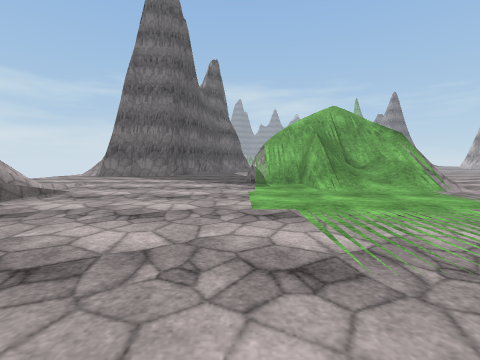
View 1 (above)

20 first-person views from a walk through a 3-D level made in the Unity game engine. The camera is 1.2 m above the floor, tilts 4° down and sees 85° across. The floor is counted in squares, 2 m on a side. Each view is taken from the middle of a square. On the plan, view 1 faces up. The plan holds only what a view shows up to about 9 squares ahead; the rest is blank. The place goes on beyond the plan. The player character is not drawn. Some surface patterns are stand-ins.

View 2
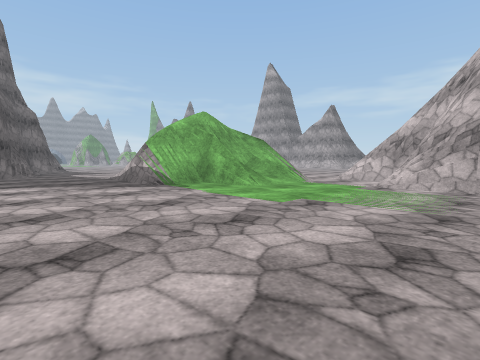

View 3
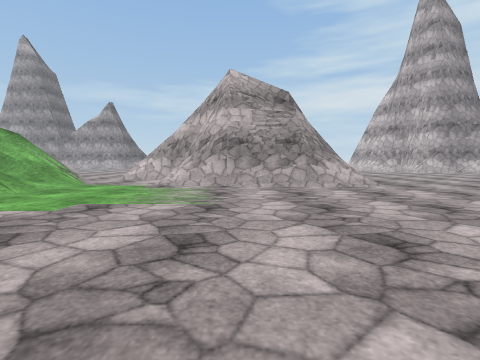

View 4
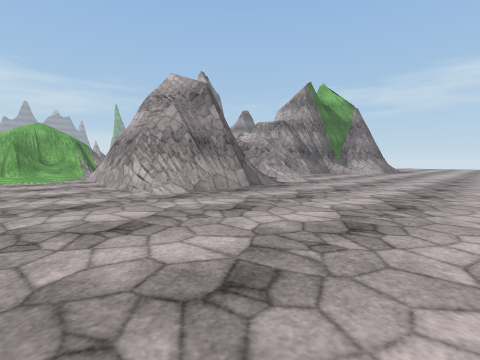

View 5
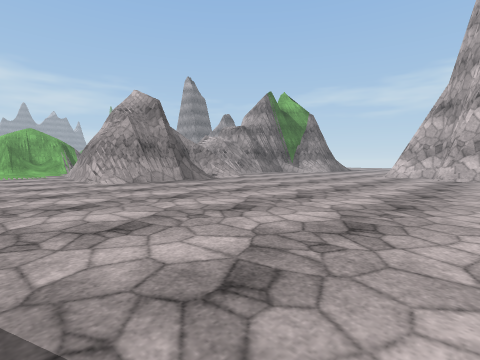

View 6
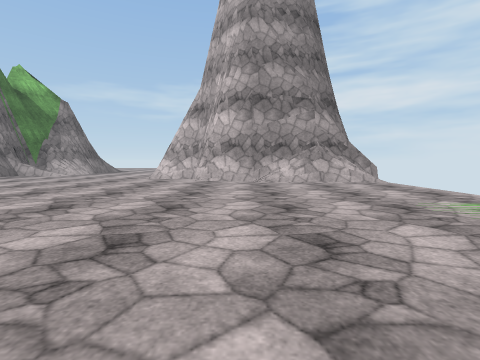

View 7
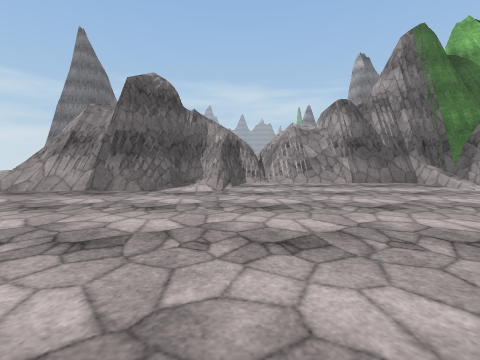

View 8
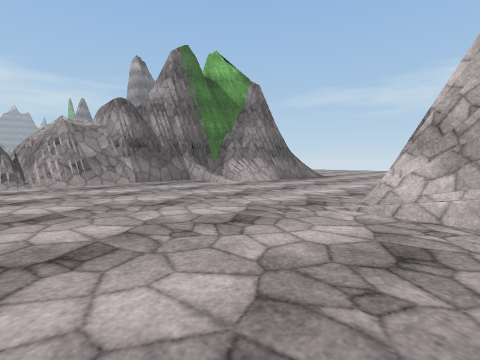

View 9
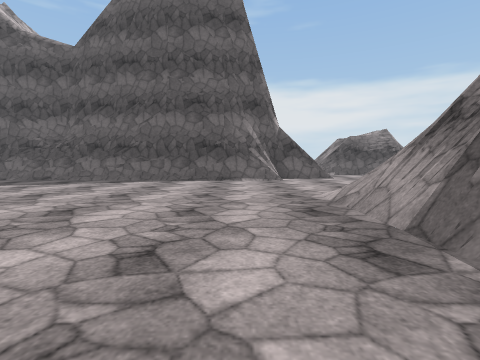

View 10
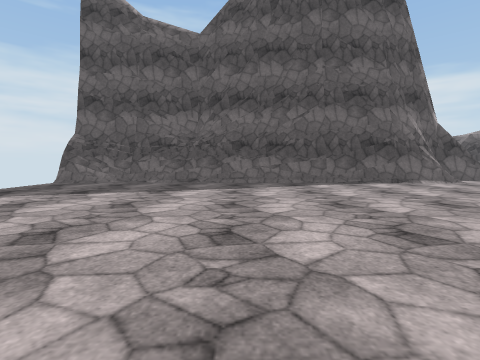

View 11
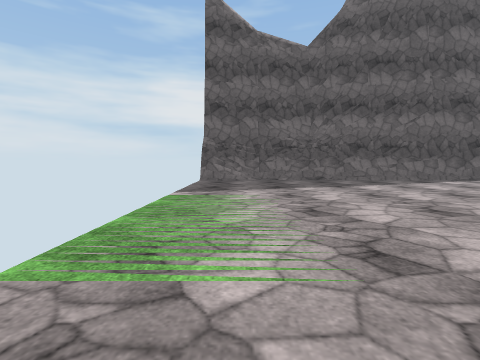

View 12
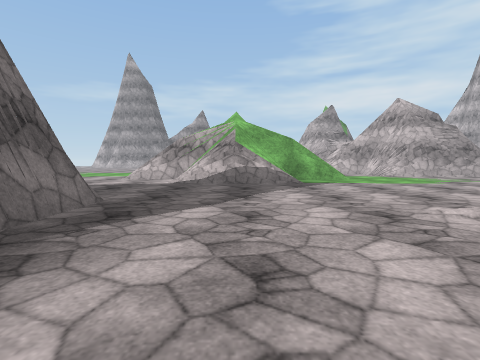

View 13
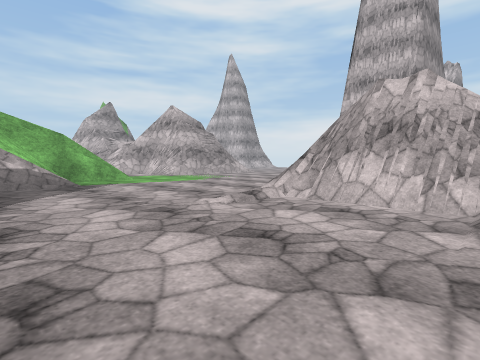

View 14
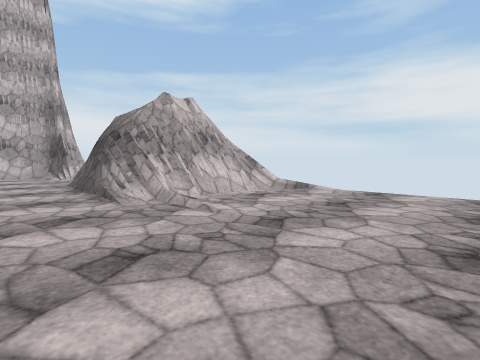

View 15
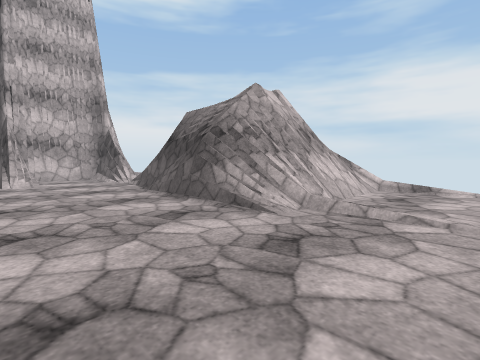

View 16
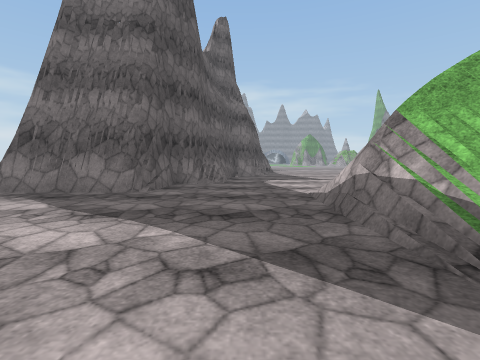

View 17
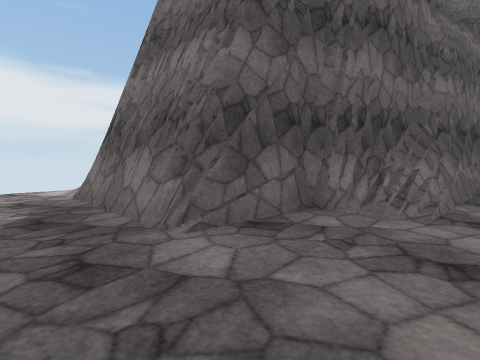

View 18
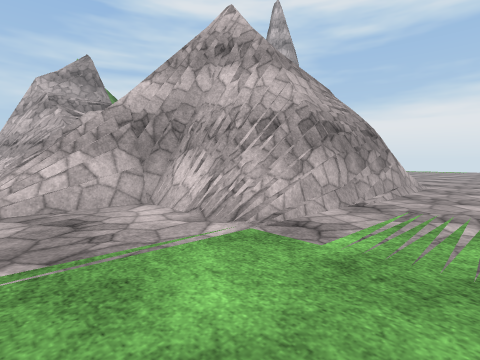

View 19
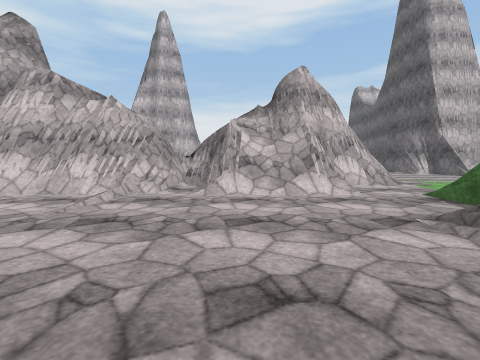

View 20
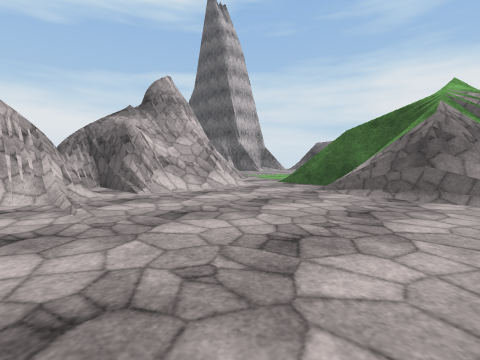

### Floor plan
Key: @ floor where view 1 was taken; # wall or solid block; x gap in a wall; . main floor; : floor 0.25 m higher than the main floor; + floor 3.75 m higher than the main floor; * floor 4 m higher than the main floor; % floor 4.25 m higher than the main floor; / step, stairs or slope; = window, fence, low wall or low ledge; v drop or lower ground.
Columns run from 7 left of view 1 to 18 right of it. Each row starts with its distance up from view 1.
 17       #
 16      ##
 15      #....
 14     ##....
 13     #..../
 12  ####....#
 11 ......../#
 10 ........## /##.....
  9 ........#+/%##.....
  8 ........#####=.....
  7 .........#/#.......
  6 /..:.....#/#........
  5 /##=.........////=###
  4 ####.........#/#/####
  3    #......./##///#*###
  2    #.......####/#v+##
  1    #.......######x=##
  0    =...@...######/=####
 -1    =.=.....#####/....=##
 -2    #.#.....###=//....==#
 -3    ####..................
 -4       #...................
 -5       #...................
 -6       #.................
 -7       #.............##
 -8       #............=##
 -9       #...........###
-10       #...........##
-11       #...........#
-12       #...........#
-13       #...........#
-14       #...........#

Positions as (right, up) in squares from view 1, and headings:
1: (0, 0), facing up
2: (-3, 1), facing up-right
3: (-3, 1), facing right
4: (1, -7), facing up-right
5: (1, -10), facing up-right
6: (3, -10), facing right
7: (9, -8), facing up
8: (9, -8), facing up-right
9: (8, -4), facing left
10: (7, -9), facing left
11: (8, -13), facing left
12: (-7, 9), facing right
13: (-7, 9), facing down-right
14: (-2, 9), facing down-left
15: (-1, 7), facing down-left
16: (-1, 6), facing up
17: (-1, 10), facing up-left
18: (2, 5), facing down-right
19: (8, 10), facing down
20: (11, 10), facing down-left
